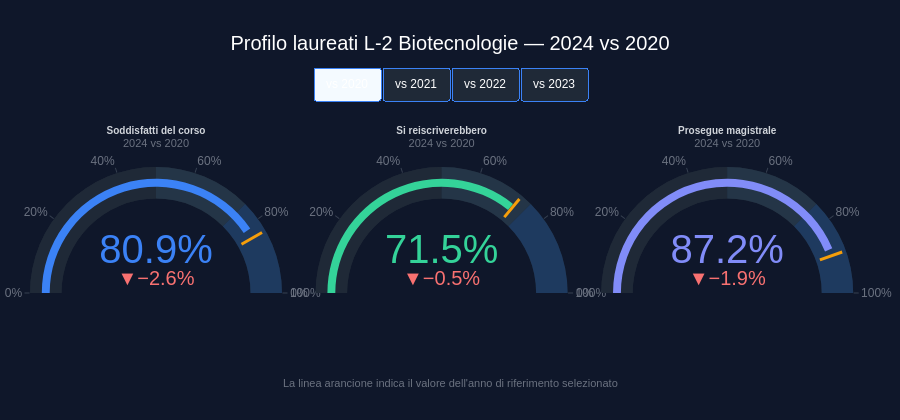

The cell this chart's notebook holds for it:
### Code cell
anni_disp = alma_profilo['anno'].tolist()
anni_ref = [2020, 2021, 2022, 2023]

indicatori = [
    ('pct_soddisfatti',  'Soddisfatti del corso', '#3B82F6'),
    ('pct_riiscrizione', 'Si reiscriverebbero',   '#34D399'),
    ('pct_magistrale',   'Prosegue magistrale',   '#818CF8'),
]

val_2024 = {col: float(alma_profilo[alma_profilo['anno']==2024][col].values[0]) for col, _, _ in indicatori}

fig5 = go.Figure()

for anno_ref in anni_ref:
    visible = (anno_ref == 2020)
    for col_idx, (col, titolo, colore) in enumerate(indicatori):
        val_ref = float(alma_profilo[alma_profilo['anno']==anno_ref][col].values[0])

        fig5.add_trace(go.Indicator(
            mode='gauge+number+delta',
            value=val_2024[col],
            delta={
                'reference': val_ref,
                'suffix': '%',
                'relative': False,
                'increasing': {'color': '#34D399'},
                'decreasing': {'color': '#F87171'},
            },
            number={'suffix': '%', 'font': {'size': 40, 'color': colore}},
            title={'text': f"<b style='color:#D1D5DB'>{titolo}</b><br><span style='font-size:11px;color:#6B7280'>2024 vs {anno_ref}</span>"},
            gauge={
                'axis': {'range': [0, 100], 'ticksuffix': '%',
                         'tickfont': {'color': '#6B7280'}, 'tickcolor': '#374151'},
                'bar': {'color': colore, 'thickness': 0.25},
                'bgcolor': '#1F2937',
                'borderwidth': 0,
                'steps': [
                    {'range': [0,  50],  'color': '#1F2937'},
                    {'range': [50, 75],  'color': '#243547'},
                    {'range': [75, 100], 'color': '#1E3A5F'},
                ],
                'threshold': {
                    'line': {'color': '#F59E0B', 'width': 3},
                    'thickness': 0.75,
                    'value': val_ref
                }
            },
            domain={
                'x': [col_idx * 0.34, col_idx * 0.34 + 0.30],
                'y': [0, 1]
            },
            visible=visible,
        ))

# Bottoni anno riferimento
n_per_anno = len(indicatori)
buttons = []
for i, anno_ref in enumerate(anni_ref):
    vis = []
    for j in range(len(anni_ref)):
        vis += [j == i] * n_per_anno
    buttons.append(dict(
        label=f'vs {anno_ref}',
        method='update',
        args=[
            {'visible': vis},
            {'title': dict(
                text=f'Profilo laureati L-2 — 2024 vs {anno_ref}',
                font=dict(size=20, color='white', family='Arial'),
                x=0.5, xanchor='center'
            )}
        ]
    ))

fig5.update_layout(
    title=dict(
        text='Profilo laureati L-2 Biotecnologie — 2024 vs 2020',
        font=dict(size=20, color='white', family='Arial'),
        x=0.5, xanchor='center'
    ),
    updatemenus=[dict(
        type='buttons',
        direction='right',
        x=0.5, xanchor='center',
        y=1.15, yanchor='top',
        buttons=buttons,
        bgcolor='#1F2937',
        bordercolor='#3B82F6',
        borderwidth=1,
        font=dict(size=12, family='Arial', color='white'),
        active=0,
        pad=dict(r=6, l=6, t=6, b=6),
    )],
    height=420,
    margin=dict(t=100, b=60, l=30, r=30),
    font=dict(family='Arial', size=12),
    paper_bgcolor='#0F172A',
    annotations=[
        dict(
            x=0.5, y=-0.12,
            xref='paper', yref='paper',
            text='La linea arancione indica il valore dell\'anno di riferimento selezionato',
            showarrow=False,
            font=dict(size=11, color='#6B7280'),
            align='center'
        )
    ]
)

fig5.show()

### Figure 1 — Plotly figure (JSON) as saved in the notebook; plotly's stock layout.template omitted (floating-point values rounded to 4 significant figures)
{"data": [{"delta": {"decreasing": {"color": "#F87171"}, "increasing": {"color": "#34D399"}, "reference": 83.5, "relative": false, "suffix": "%"}, "domain": {"x": [0, 0.3], "y": [0, 1]}, "gauge": {"axis": {"range": [0, 100], "tickcolor": "#374151", "tickfont": {"color": "#6B7280"}, "ticksuffix": "%"}, "bar": {"color": "#3B82F6", "thickness": 0.25}, "bgcolor": "#1F2937", "borderwidth": 0, "steps": [{"color": "#1F2937", "range": [0, 50]}, {"color": "#243547", "range": [50, 75]}, {"color": "#1E3A5F", "range": [75, 100]}], "threshold": {"line": {"color": "#F59E0B", "width": 3}, "thickness": 0.75, "value": 83.5}}, "mode": "gauge+number+delta", "number": {"font": {"color": "#3B82F6", "size": 40}, "suffix": "%"}, "title": {"text": "<b style='color:#D1D5DB'>Soddisfatti del corso</b><br><span style='font-size:11px;color:#6B7280'>2024 vs 2020</span>"}, "type": "indicator", "value": 80.9, "visible": true}, {"delta": {"decreasing": {"color": "#F87171"}, "increasing": {"color": "#34D399"}, "reference": 72, "relative": false, "suffix": "%"}, "domain": {"x": [0.34, 0.64], "y": [0, 1]}, "gauge": {"axis": {"range": [0, 100], "tickcolor": "#374151", "tickfont": {"color": "#6B7280"}, "ticksuffix": "%"}, "bar": {"color": "#34D399", "thickness": 0.25}, "bgcolor": "#1F2937", "borderwidth": 0, "steps": [{"color": "#1F2937", "range": [0, 50]}, {"color": "#243547", "range": [50, 75]}, {"color": "#1E3A5F", "range": [75, 100]}], "threshold": {"line": {"color": "#F59E0B", "width": 3}, "thickness": 0.75, "value": 72}}, "mode": "gauge+number+delta", "number": {"font": {"color": "#34D399", "size": 40}, "suffix": "%"}, "title": {"text": "<b style='color:#D1D5DB'>Si reiscriverebbero</b><br><span style='font-size:11px;color:#6B7280'>2024 vs 2020</span>"}, "type": "indicator", "value": 71.5, "visible": true}, {"delta": {"decreasing": {"color": "#F87171"}, "increasing": {"color": "#34D399"}, "reference": 89.1, "relative": false, "suffix": "%"}, "domain": {"x": [0.68, 0.98], "y": [0, 1]}, "gauge": {"axis": {"range": [0, 100], "tickcolor": "#374151", "tickfont": {"color": "#6B7280"}, "ticksuffix": "%"}, "bar": {"color": "#818CF8", "thickness": 0.25}, "bgcolor": "#1F2937", "borderwidth": 0, "steps": [{"color": "#1F2937", "range": [0, 50]}, {"color": "#243547", "range": [50, 75]}, {"color": "#1E3A5F", "range": [75, 100]}], "threshold": {"line": {"color": "#F59E0B", "width": 3}, "thickness": 0.75, "value": 89.1}}, "mode": "gauge+number+delta", "number": {"font": {"color": "#818CF8", "size": 40}, "suffix": "%"}, "title": {"text": "<b style='color:#D1D5DB'>Prosegue magistrale</b><br><span style='font-size:11px;color:#6B7280'>2024 vs 2020</span>"}, "type": "indicator", "value": 87.2, "visible": true}, {"delta": {"decreasing": {"color": "#F87171"}, "increasing": {"color": "#34D399"}, "reference": 82.1, "relative": false, "suffix": "%"}, "domain": {"x": [0, 0.3], "y": [0, 1]}, "gauge": {"axis": {"range": [0, 100], "tickcolor": "#374151", "tickfont": {"color": "#6B7280"}, "ticksuffix": "%"}, "bar": {"color": "#3B82F6", "thickness": 0.25}, "bgcolor": "#1F2937", "borderwidth": 0, "steps": [{"color": "#1F2937", "range": [0, 50]}, {"color": "#243547", "range": [50, 75]}, {"color": "#1E3A5F", "range": [75, 100]}], "threshold": {"line": {"color": "#F59E0B", "width": 3}, "thickness": 0.75, "value": 82.1}}, "mode": "gauge+number+delta", "number": {"font": {"color": "#3B82F6", "size": 40}, "suffix": "%"}, "title": {"text": "<b style='color:#D1D5DB'>Soddisfatti del corso</b><br><span style='font-size:11px;color:#6B7280'>2024 vs 2021</span>"}, "type": "indicator", "value": 80.9, "visible": false}, {"delta": {"decreasing": {"color": "#F87171"}, "increasing": {"color": "#34D399"}, "reference": 70, "relative": false, "suffix": "%"}, "domain": {"x": [0.34, 0.64], "y": [0, 1]}, "gauge": {"axis": {"range": [0, 100], "tickcolor": "#374151", "tickfont": {"color": "#6B7280"}, "ticksuffix": "%"}, "bar": {"color": "#34D399", "thickness": 0.25}, "bgcolor": "#1F2937", "borderwidth": 0, "steps": [{"color": "#1F2937", "range": [0, 50]}, {"color": "#243547", "range": [50, 75]}, {"color": "#1E3A5F", "range": [75, 100]}], "threshold": {"line": {"color": "#F59E0B", "width": 3}, "thickness": 0.75, "value": 70}}, "mode": "gauge+number+delta", "number": {"font": {"color": "#34D399", "size": 40}, "suffix": "%"}, "title": {"text": "<b style='color:#D1D5DB'>Si reiscriverebbero</b><br><span style='font-size:11px;color:#6B7280'>2024 vs 2021</span>"}, "type": "indicator", "value": 71.5, "visible": false}, {"delta": {"decreasing": {"color": "#F87171"}, "increasing": {"color": "#34D399"}, "reference": 87.5, "relative": false, "suffix": "%"}, "domain": {"x": [0.68, 0.98], "y": [0, 1]}, "gauge": {"axis": {"range": [0, 100], "tickcolor": "#374151", "tickfont": {"color": "#6B7280"}, "ticksuffix": "%"}, "bar": {"color": "#818CF8", "thickness": 0.25}, "bgcolor": "#1F2937", "borderwidth": 0, "steps": [{"color": "#1F2937", "range": [0, 50]}, {"color": "#243547", "range": [50, 75]}, {"color": "#1E3A5F", "range": [75, 100]}], "threshold": {"line": {"color": "#F59E0B", "width": 3}, "thickness": 0.75, "value": 87.5}}, "mode": "gauge+number+delta", "number": {"font": {"color": "#818CF8", "size": 40}, "suffix": "%"}, "title": {"text": "<b style='color:#D1D5DB'>Prosegue magistrale</b><br><span style='font-size:11px;color:#6B7280'>2024 vs 2021</span>"}, "type": "indicator", "value": 87.2, "visible": false}, {"delta": {"decreasing": {"color": "#F87171"}, "increasing": {"color": "#34D399"}, "reference": 77.9, "relative": false, "suffix": "%"}, "domain": {"x": [0, 0.3], "y": [0, 1]}, "gauge": {"axis": {"range": [0, 100], "tickcolor": "#374151", "tickfont": {"color": "#6B7280"}, "ticksuffix": "%"}, "bar": {"color": "#3B82F6", "thickness": 0.25}, "bgcolor": "#1F2937", "borderwidth": 0, "steps": [{"color": "#1F2937", "range": [0, 50]}, {"color": "#243547", "range": [50, 75]}, {"color": "#1E3A5F", "range": [75, 100]}], "threshold": {"line": {"color": "#F59E0B", "width": 3}, "thickness": 0.75, "value": 77.9}}, "mode": "gauge+number+delta", "number": {"font": {"color": "#3B82F6", "size": 40}, "suffix": "%"}, "title": {"text": "<b style='color:#D1D5DB'>Soddisfatti del corso</b><br><span style='font-size:11px;color:#6B7280'>2024 vs 2022</span>"}, "type": "indicator", "value": 80.9, "visible": false}, {"delta": {"decreasing": {"color": "#F87171"}, "increasing": {"color": "#34D399"}, "reference": 69.7, "relative": false, "suffix": "%"}, "domain": {"x": [0.34, 0.64], "y": [0, 1]}, "gauge": {"axis": {"range": [0, 100], "tickcolor": "#374151", "tickfont": {"color": "#6B7280"}, "ticksuffix": "%"}, "bar": {"color": "#34D399", "thickness": 0.25}, "bgcolor": "#1F2937", "borderwidth": 0, "steps": [{"color": "#1F2937", "range": [0, 50]}, {"color": "#243547", "range": [50, 75]}, {"color": "#1E3A5F", "range": [75, 100]}], "threshold": {"line": {"color": "#F59E0B", "width": 3}, "thickness": 0.75, "value": 69.7}}, "mode": "gauge+number+delta", "number": {"font": {"color": "#34D399", "size": 40}, "suffix": "%"}, "title": {"text": "<b style='color:#D1D5DB'>Si reiscriverebbero</b><br><span style='font-size:11px;color:#6B7280'>2024 vs 2022</span>"}, "type": "indicator", "value": 71.5, "visible": false}, {"delta": {"decreasing": {"color": "#F87171"}, "increasing": {"color": "#34D399"}, "reference": 86.6, "relative": false, "suffix": "%"}, "domain": {"x": [0.68, 0.98], "y": [0, 1]}, "gauge": {"axis": {"range": [0, 100], "tickcolor": "#374151", "tickfont": {"color": "#6B7280"}, "ticksuffix": "%"}, "bar": {"color": "#818CF8", "thickness": 0.25}, "bgcolor": "#1F2937", "borderwidth": 0, "steps": [{"color": "#1F2937", "range": [0, 50]}, {"color": "#243547", "range": [50, 75]}, {"color": "#1E3A5F", "range": [75, 100]}], "threshold": {"line": {"color": "#F59E0B", "width": 3}, "thickness": 0.75, "value": 86.6}}, "mode": "gauge+number+delta", "number": {"font": {"color": "#818CF8", "size": 40}, "suffix": "%"}, "title": {"text": "<b style='color:#D1D5DB'>Prosegue magistrale</b><br><span style='font-size:11px;color:#6B7280'>2024 vs 2022</span>"}, "type": "indicator", "value": 87.2, "visible": false}, {"delta": {"decreasing": {"color": "#F87171"}, "increasing": {"color": "#34D399"}, "reference": 81.3, "relative": false, "suffix": "%"}, "domain": {"x": [0, 0.3], "y": [0, 1]}, "gauge": {"axis": {"range": [0, 100], "tickcolor": "#374151", "tickfont": {"color": "#6B7280"}, "ticksuffix": "%"}, "bar": {"color": "#3B82F6", "thickness": 0.25}, "bgcolor": "#1F2937", "borderwidth": 0, "steps": [{"color": "#1F2937", "range": [0, 50]}, {"color": "#243547", "range": [50, 75]}, {"color": "#1E3A5F", "range": [75, 100]}], "threshold": {"line": {"color": "#F59E0B", "width": 3}, "thickness": 0.75, "value": 81.3}}, "mode": "gauge+number+delta", "number": {"font": {"color": "#3B82F6", "size": 40}, "suffix": "%"}, "title": {"text": "<b style='color:#D1D5DB'>Soddisfatti del corso</b><br><span style='font-size:11px;color:#6B7280'>2024 vs 2023</span>"}, "type": "indicator", "value": 80.9, "visible": false}, {"delta": {"decreasing": {"color": "#F87171"}, "increasing": {"color": "#34D399"}, "reference": 71.5, "relative": false, "suffix": "%"}, "domain": {"x": [0.34, 0.64], "y": [0, 1]}, "gauge": {"axis": {"range": [0, 100], "tickcolor": "#374151", "tickfont": {"color": "#6B7280"}, "ticksuffix": "%"}, "bar": {"color": "#34D399", "thickness": 0.25}, "bgcolor": "#1F2937", "borderwidth": 0, "steps": [{"color": "#1F2937", "range": [0, 50]}, {"color": "#243547", "range": [50, 75]}, {"color": "#1E3A5F", "range": [75, 100]}], "threshold": {"line": {"color": "#F59E0B", "width": 3}, "thickness": 0.75, "value": 71.5}}, "mode": "gauge+number+delta", "number": {"font": {"color": "#34D399", "size": 40}, "suffix": "%"}, "title": {"text": "<b style='color:#D1D5DB'>Si reiscriverebbero</b><br><span style='font-size:11px;color:#6B7280'>2024 vs 2023</span>"}, "type": "indicator", "value": 71.5, "visible": false}, {"delta": {"decreasing": {"color": "#F87171"}, "increasing": {"color": "#34D399"}, "reference": 86.6, "relative": false, "suffix": "%"}, "domain": {"x": [0.68, 0.98], "y": [0, 1]}, "gauge": {"axis": {"range": [0, 100], "tickcolor": "#374151", "tickfont": {"color": "#6B7280"}, "ticksuffix": "%"}, "bar": {"color": "#818CF8", "thickness": 0.25}, "bgcolor": "#1F2937", "borderwidth": 0, "steps": [{"color": "#1F2937", "range": [0, 50]}, {"color": "#243547", "range": [50, 75]}, {"color": "#1E3A5F", "range": [75, 100]}], "threshold": {"line": {"color": "#F59E0B", "width": 3}, "thickness": 0.75, "value": 86.6}}, "mode": "gauge+number+delta", "number": {"font": {"color": "#818CF8", "size": 40}, "suffix": "%"}, "title": {"text": "<b style='color:#D1D5DB'>Prosegue magistrale</b><br><span style='font-size:11px;color:#6B7280'>2024 vs 2023</span>"}, "type": "indicator", "value": 87.2, "visible": false}], "layout": {"annotations": [{"align": "center", "font": {"color": "#6B7280", "size": 11}, "showarrow": false, "text": "La linea arancione indica il valore dell'anno di riferimento selezionato", "x": 0.5, "xref": "paper", "y": -0.12, "yref": "paper"}], "font": {"family": "Arial", "size": 12}, "height": 420, "margin": {"b": 60, "l": 30, "r": 30, "t": 100}, "paper_bgcolor": "#0F172A", "title": {"font": {"color": "white", "family": "Arial", "size": 20}, "text": "Profilo laureati L-2 Biotecnologie — 2024 vs 2020", "x": 0.5, "xanchor": "center"}, "updatemenus": [{"active": 0, "bgcolor": "#1F2937", "bordercolor": "#3B82F6", "borderwidth": 1, "buttons": [{"args": [{"visible": [true, true, true, false, false, false, false, false, false, false, false, false]}, {"title": {"font": {"color": "white", "family": "Arial", "size": 20}, "text": "Profilo laureati L-2 — 2024 vs 2020", "x": 0.5, "xanchor": "center"}}], "label": "vs 2020", "method": "update"}, {"args": [{"visible": [false, false, false, true, true, true, false, false, false, false, false, false]}, {"title": {"font": {"color": "white", "family": "Arial", "size": 20}, "text": "Profilo laureati L-2 — 2024 vs 2021", "x": 0.5, "xanchor": "center"}}], "label": "vs 2021", "method": "update"}, {"args": [{"visible": [false, false, false, false, false, false, true, true, true, false, false, false]}, {"title": {"font": {"color": "white", "family": "Arial", "size": 20}, "text": "Profilo laureati L-2 — 2024 vs 2022", "x": 0.5, "xanchor": "center"}}], "label": "vs 2022", "method": "update"}, {"args": [{"visible": [false, false, false, false, false, false, false, false, false, true, true, true]}, {"title": {"font": {"color": "white", "family": "Arial", "size": 20}, "text": "Profilo laureati L-2 — 2024 vs 2023", "x": 0.5, "xanchor": "center"}}], "label": "vs 2023", "method": "update"}], "direction": "right", "font": {"color": "white", "family": "Arial", "size": 12}, "pad": {"b": 6, "l": 6, "r": 6, "t": 6}, "type": "buttons", "x": 0.5, "xanchor": "center", "y": 1.15, "yanchor": "top"}]}}
